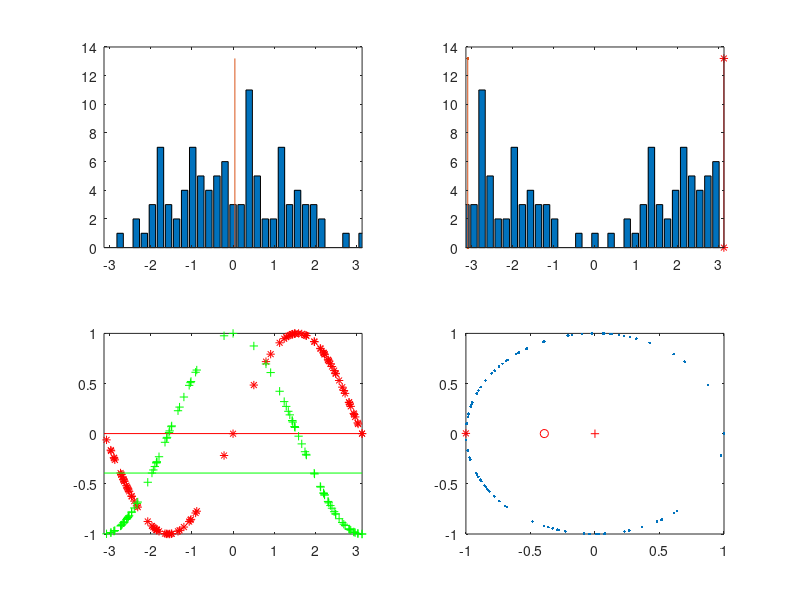

The MATLAB script that drew this image:
% trying to find out why circle mean isnt the same as angle mean

bins = -pi:pi/16:pi;

x=randn(100,1);
x=x/max(abs(x))*pi;

subplot(2,2,1);
mx = mean(x)

ct = histc(x,bins);
bar(bins,ct);
hold on;
y = get(gca,'YLim');
plot([mx mx],y*1.1);
hold off;
xlim([-pi,pi]);

x=x+pi;

x(x>pi) = x(x>pi) - 2*pi;
mxshift = mx + pi;
if mxshift > pi, mxshift=mxshift-2*pi; end

mxshift

s = sin(x);
c = cos(x);
ms = mean(s)
mc = mean(c)

subplot(2,2,3);
plot(x,s,'r*');
hold on;
plot([-pi,pi],[ms ms],'r');
plot([-pi,pi],[mc mc],'g');
plot(x,c,'g+');
hold off;
xlim([-pi,pi]);

m = [ms mc];
mnorm = norm(m)
m = m/mnorm;
w = atan2(m(1),m(2))

err = min(norm(mxshift-w),norm(norm(mxshift-w)-2*pi))

subplot(2,2,2);
ct = histc(x,bins);
bar(bins,ct);
hold on;
y = get(gca,'YLim');
plot([mxshift mxshift],y*1.1,'.-');
plot([w w],y*1.1,'*-r');
hold off;
xlim([-pi,pi]);


subplot(2,2,4);
plot(c,s,'.',m(2),m(1),'*r',mc,ms,'or',0,0,'+r');
xlim([-1,1]);
ylim([-1,1]);
